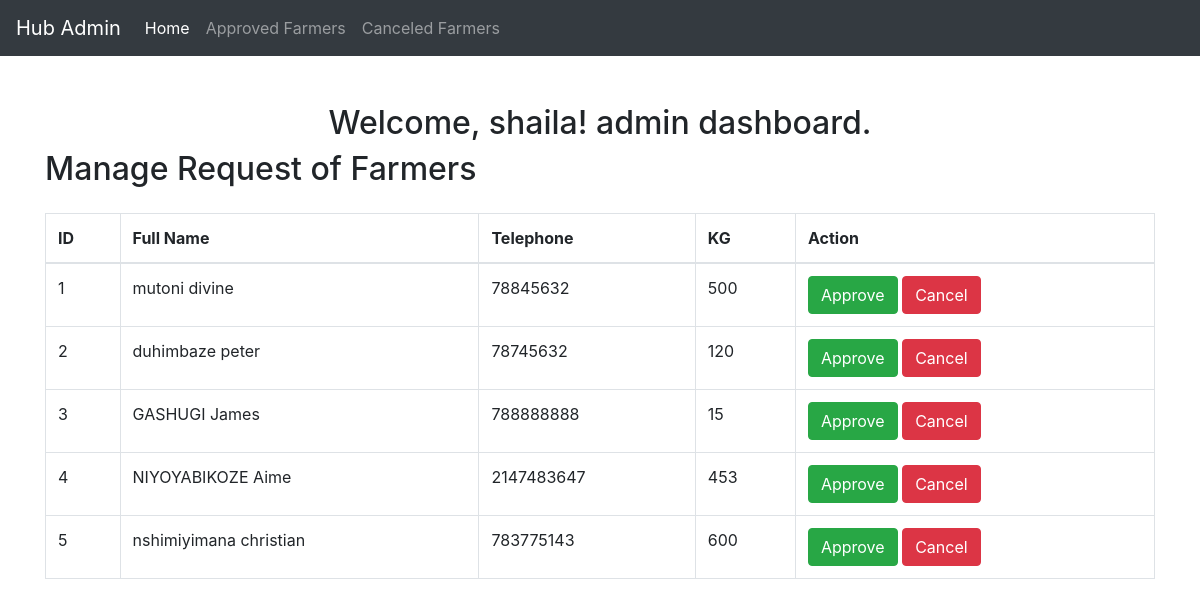
The page /adminDashboard.php (signed in) on the database its author committed.
### tables this page shows
CREATE TABLE `farmers` (
  `famID` int(30) NOT NULL,
  `fullname` varchar(30) NOT NULL,
  `telephone` int(30) NOT NULL,
  `KG` int(30) NOT NULL,
  `status` varchar(100) NOT NULL DEFAULT 'Appending'
);

### connect.php (called while the page is built, shortened)
<?php
    class MyConnection
    {
        public $conn;
        function __construct(){
            $host="localhost";
            $username="root";
            $password="";
            $dbname="hub";
            try{
                $this->conn = new PDO("mysql:host=$host;dbname=$dbname",$username,$password);
                $this->conn->setAttribute(PDO::ATTR_ERRMODE,PDO::ERRMODE_EXCEPTION);
            }
            catch(PDOException $e){
                echo"Database connection failed:".$e->getMessage();
            }
        }
        function get_connection() {
            return $this->conn;
        }
        function select($query=""){
            return $this->get_connection()->query($query)->fetchAll();
        }
    }

### adminDashboard.php (the view, shortened to what this page needs)
<?php
include 'connect.php';
$connection = new MyConnection();
$farmers = $connection->select("SELECT * FROM `farmers` WHERE status='Appending'");
?>
<!DOCTYPE html>
<html lang="en">
<head>
    <link rel="stylesheet" href="https://stackpath.bootstrapcdn.com/bootstrap/4.5.2/css/bootstrap.min.css">
</head>
<body>
    <nav class="navbar navbar-expand-lg navbar-dark bg-dark">
        <a class="navbar-brand" href="#">Hub Admin</a>
        <div class="collapse navbar-collapse" id="navbarNav">
            <ul class="navbar-nav">
                <li class="nav-item active">
                    <a class="nav-link" href="#">Home <span class="sr-only">(current)</span></a>
                </li>
                <li class="nav-item">
                    <a class="nav-link" href="approved_farmers.php">Approved Farmers</a>
                </li>
                <li class="nav-item">
                    <a class="nav-link" href="canceled_farmers.php">Canceled Farmers</a>
                </li>
            </ul>
        </div>
    </nav>
    <div class="container mt-5">
        <h2><center>Welcome, <?php echo $_SESSION['name']; ?>! admin dashboard.</center></h2>
        <h2 class="mb-4">Manage Request of Farmers</h2>
        <?php if (empty($farmers)): ?>
            <div class="alert alert-info" role="alert">
                No farmers awaiting approval.
            </div>
        <?php else: ?>
            <table class="table table-bordered">
                <thead>
                    <tr>
                        <th>ID</th>
                        <th>Full Name</th>
                        <th>Telephone</th>
                        <th>KG</th>
                        <th>Action</th>
                    </tr>
                </thead>
                <tbody>
                    <?php foreach ($farmers as $farmer): ?>
                        <tr>
                            <td><?php echo $farmer['famID']; ?></td>
                            <td><?php echo $farmer['fullname']; ?></td>
                            <td><?php echo $farmer['telephone']; ?></td>
                            <td><?php echo $farmer['KG']; ?></td>
                            <td>
                                <form action="<?php echo htmlspecialchars($_SERVER["PHP_SELF"]); ?>" method="POST">
                                    <button type="submit" name="approve" value="<?php echo $farmer['famID']; ?>" class="btn btn-success">Approve</button>
                                    <button type="submit" name="cancel" value="<?php echo $farmer['famID']; ?>" class="btn btn-danger">Cancel</button>
                                </form>
                            </td>
                        </tr>
                    <?php endforeach; ?>
                </tbody>
            </table>
        <?php endif; ?>
    </div>
</body>
</html>

### rows shown on the page
farmers: famID "1", fullname "mutoni divine", telephone "78845632", KG "500"
farmers: famID "2", fullname "duhimbaze peter", telephone "78745632", KG "120"
farmers: famID "3", fullname "GASHUGI James", telephone "788888888", KG "15"
farmers: famID "4", fullname "NIYOYABIKOZE Aime", telephone "2147483647", KG "453"
farmers: famID "5", fullname "nshimiyimana christian", telephone "783775143", KG "600"

### other values the page prints
$_SESSION['name'] "shaila"
